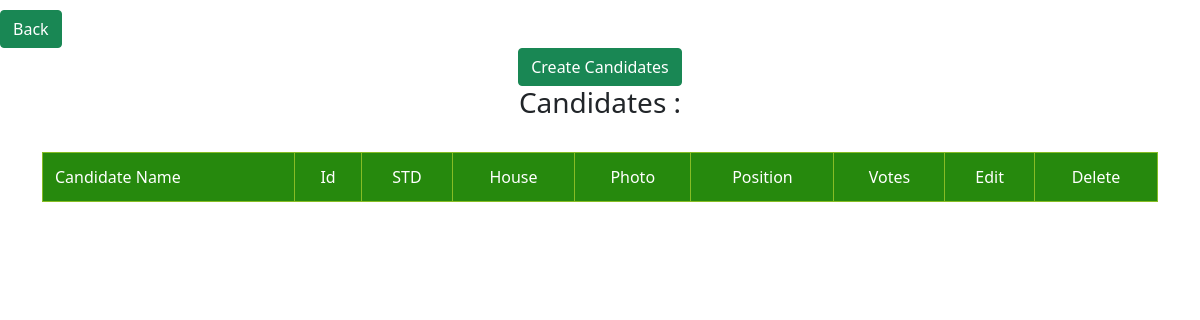
The app's page /admin/candidates (signed in), older data.
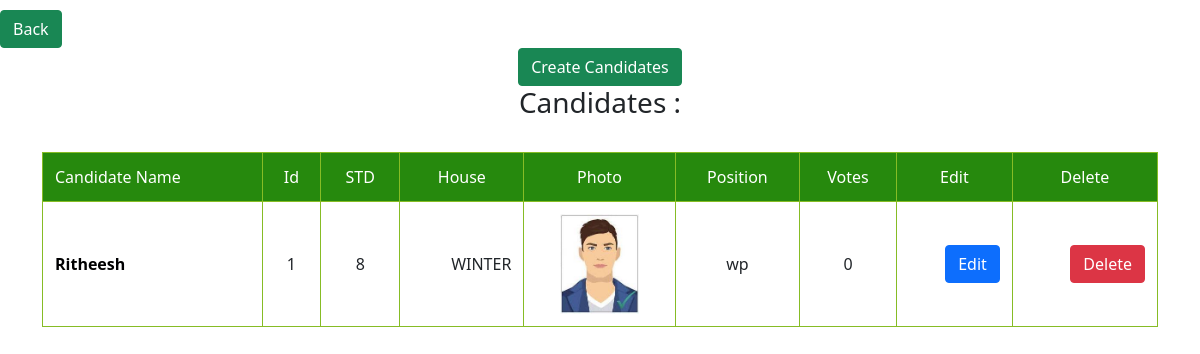
The same page, newer data.
### tables this page shows
CREATE TABLE candidates (
	            id INTEGER PRIMARY KEY,
	            name TEXT NOT NULL,
	            STD TEXT NOT NULL,
                House TEXT NOT NULL,
                Photo TEXT NOT NULL,
                Position INTEGER NOT NULL,
                Votes INTEGER NOT NULL
                );

CREATE TABLE positions (
	            id INTEGER PRIMARY KEY,
	            name TEXT NOT NULL,
	            wcs TEXT NOT NULL
                );

### main.py (the view)
@app.route('/admin/candidates')
def candidates():
    if not session.get("login"):
        return redirect("/admin/login")
    cursor = conn.cursor()
    cursor.execute(f"SELECT * from candidates")
    record = cursor.fetchall()
    print(record)
    cursor.execute(f"SELECT * FROM positions")
    recordpos = cursor.fetchall()
    new_r = []
    for i in recordpos:
        for u,j in enumerate(record):
            print(j, u)
            if i[0] == j[5]:
                j = list(j)
                j[5] = i[1]
                new_r.append(tuple(j))
    print(new_r)
    return render_template('candidates.html', tm=new_r)

### templates/candidates.html (shortened to what this page needs)
<!DOCTYPE html>
<html lang="en">
<head>
    <link rel="stylesheet" href="{{ url_for('static', filename='table.css')}}">
    <link rel="stylesheet" href="{{ url_for('static', filename='bootstrap.min.css') }}">
</head>
<body>
    <div class="buttonss" style="padding-top: 10px">
        <a href="../admin"><button type="button" class="btn btn-success">Back</button></a>
    </div>
    <center>
        <a href="candidates/create"><button type="button" class="btn btn-success">Create Candidates</button></a>
        <h3>Candidates :</h3>
    </center>
    <div class="container">
  <table class="responsive-table">
    <thead>
      <tr>
        <th scope="col">Candidate Name</th>
        <th scope="col">Id</th>
        <th scope="col">STD</th>
        <th scope="col">House</th>
        <th scope="col">Photo</th>
        <th scope="col">Position</th>
        <th scope="col">Votes</th>
        <th scope="col">Edit</th>
        <th scope="col">Delete</th>
      </tr>
    </thead>
    <tbody>
        {% for item in tm %}
      <tr>
        <th scope="row">{{item[1]}}</th>
        <td data-title="Id">{{item[0]}}</td>
        <td data-title="STD">{{item[2]}}</td>
        <td data-title="House" data-type="currency">{{item[3]}}</td>
        <td><img src="{{ url_for('static', filename='pics/' + item[4] )}}" alt="{{item[4]}}" height="100px"></td>
        <td>{{item[5]}}</td>
        <td>{{item[6]}}</td>
        <td data-title="Edit" data-type="currency"><a href="candidates/edit/{{item[0]}}"><button type="button" class="btn btn-primary" >Edit</button></a></td>
        <td data-title="Delete" data-type="currency"><a href="candidates/delete/{{item[0]}}"><button type="button" class="btn btn-danger">Delete</button></a></td>
      </tr>
      {% endfor %}
    </tbody>
  </table>
</div>
</body>
</html>

### static/table.css (style rules this page uses)
html { box-sizing: border-box; }
*, *:before, *:after { box-sizing: inherit; }
body { font-family: system-ui, -apple-system, BlinkMacSystemFont, "Avenir Next", "Avenir", "Segoe UI", "Lucida Grande", "Helvetica Neue", "Helvetica", "Fira Sans", "Roboto", "Noto", "Droid Sans", "Cantarell", "Oxygen", "Ubuntu", "Franklin Gothic Medium", "Century Gothic", "Liberation Sans", sans-serif; color: rgba(0, 0, 0, 0.87); }
a { color: #26890d; }
.container { margin: 5% 3%; }
@media (min-width: 48em) { .container { margin: 2%; } }
@media (min-width: 75em) { .container { margin: 2em auto; max-width: 75em; } }
.responsive-table { width: 100%; margin-bottom: 1.5em; border-spacing: 0; }
@media (min-width: 48em) { .responsive-table { font-size: 0.9em; } }
@media (min-width: 62em) { .responsive-table { font-size: 1em; } }
.responsive-table thead { position: absolute; clip: rect(1px 1px 1px 1px); padding: 0; border: 0; height: 1px; width: 1px; overflow: hidden; }
@media (min-width: 48em) { .responsive-table thead { position: relative; clip: auto; height: auto; width: auto; overflow: auto; } }
.responsive-table thead th { background-color: #26890d; border: 1px solid #86bc25; font-weight: normal; text-align: center; color: white; }
.responsive-table thead th:first-of-type { text-align: left; }
.responsive-table tbody, .responsive-table tr, .responsive-table th, .responsive-table td { display: block; padding: 0; text-align: left; white-space: normal; }
@media (min-width: 48em) { .responsive-table tr { display: table-row; } }
.responsive-table th, .responsive-table td { padding: 0.5em; vertical-align: middle; }
@media (min-width: 30em) { .responsive-table th, .responsive-table td { padding: 0.75em 0.5em; } }
@media (min-width: 48em) { .responsive-table th, .responsive-table td { display: table-cell; padding: 0.5em; } }
@media (min-width: 62em) { .responsive-table th, .responsive-table td { padding: 0.75em 0.5em; } }
@media (min-width: 75em) { .responsive-table th, .responsive-table td { padding: 0.75em; } }
@media (min-width: 48em) { .responsive-table tbody { display: table-row-group; } }
.responsive-table tbody tr { margin-bottom: 1em; }
@media (min-width: 48em) { .responsive-table tbody tr { display: table-row; border-width: 1px; } }
.responsive-table tbody tr:last-of-type { margin-bottom: 0; }
.responsive-table tbody th[scope=row] { background-color: #26890d; color: white; }
@media (min-width: 30em) { .responsive-table tbody th[scope=row] { border-left: 1px solid #86bc25; border-bottom: 1px solid #86bc25; } }
@media (min-width: 48em) { .responsive-table tbody th[scope=row] { background-color: transparent; color: #000001; text-align: left; } }
.responsive-table tbody td { text-align: right; }
@media (min-width: 48em) { .responsive-table tbody td { border-left: 1px solid #86bc25; border-bottom: 1px solid #86bc25; text-align: center; } }
@media (min-width: 48em) { .responsive-table tbody td:last-of-type { border-right: 1px solid #86bc25; } }
.responsive-table tbody td[data-type=currency] { text-align: right; }
.responsive-table tbody td[data-title]:before { content: attr(data-title); float: left; font-size: 0.8em; color: rgba(0, 0, 0, 0.54); }
@media (min-width: 30em) { .responsive-table tbody td[data-title]:before { font-size: 0.9em; } }
@media (min-width: 48em) { .responsive-table tbody td[data-title]:before { content: none; } }

Row changes from the older to the newer data that the page shows:
added candidates: name "Ritheesh", item "1", STD "8", House "WINTER", Photo (picture), name "wp", Votes "0"
